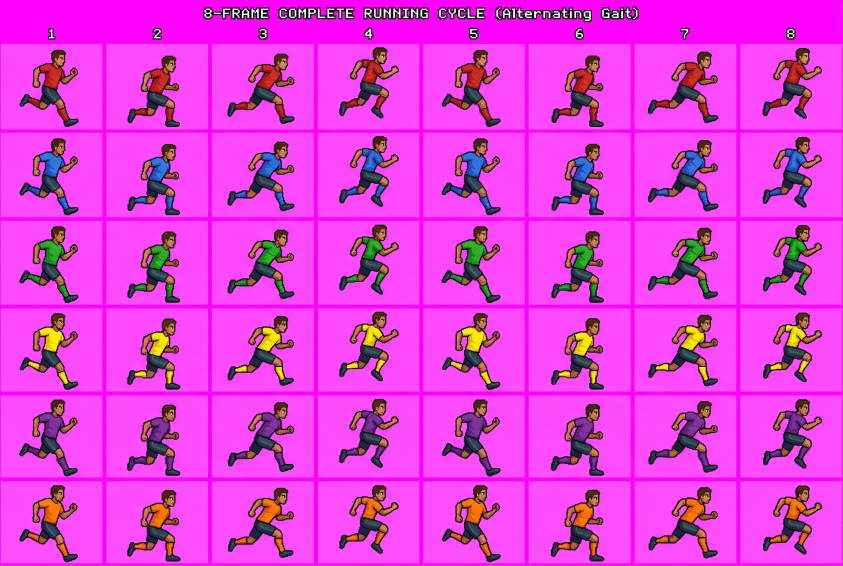
#> input picture src/images/reference/running-cycle-8frame-6variants.jpeg, 2528 x 1696 px (shown at 1/3 size)
$ python contact_sheet.py out.png ../../../../src/images/reference/running-cycle-8frame-6variants.jpeg ../../../../src/images/reference/running-cycle-8frame-6variants.jpeg
#> lines starting #> are read from the running program, lines starting #| are printed output that depends on the picture
#!/usr/bin/env python3
"""Build a labeled contact sheet for visual pose-bank review.

Usage:
  python3 contact_sheet.py <output.png> <image1.png> [image2.png ...]
  python3 contact_sheet.py <output.png> --dir <directory-of-pngs>

Four columns, filename labels; view the output with the vision tool to judge the
bank as one coherent alternating gait cycle (skill Step 4).
"""
from __future__ import annotations

import glob
import os
import sys

from PIL import Image, ImageDraw

COLS, W, H, BAR = 4, 352, 192, 18


def main() -> int:
    if len(sys.argv) < 3:
        print(__doc__)
        return 2
    out = sys.argv[1]
    if sys.argv[2] == "--dir":
        paths = sorted(glob.glob(os.path.join(sys.argv[3], "*.png")))
    else:
        paths = sys.argv[2:]
    if not paths:
        print("no input images")
        return 2
    rows = (len(paths) + COLS - 1) // COLS
    sheet = Image.new("RGB", (COLS * W, rows * (H + BAR)), "black")
#> sheet: PIL image 1408x210 RGB; every value is 0
    draw = ImageDraw.Draw(sheet)
    for i, p in enumerate(paths):
        im = Image.open(p).convert("RGB").resize((W, H))
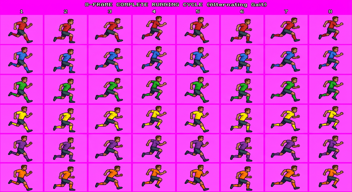
#> im: PIL image 352x192 RGB; mean R, G, B 223.9, 63.2, 217.9
        x, y = (i % COLS) * W, (i // COLS) * (H + BAR)
        sheet.paste(im, (x, y + BAR))
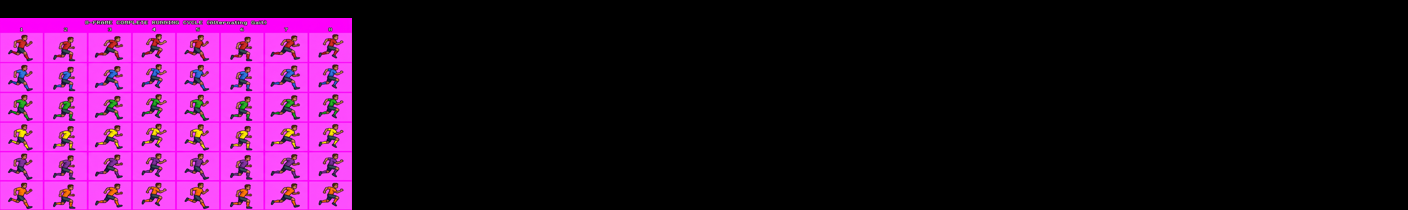
#> sheet: PIL image 1408x210 RGB; mean R, G, B 51.2, 14.5, 49.8
        draw.text((x + 4, y + 3), os.path.basename(p)[:46], fill="white")
    sheet.save(out)
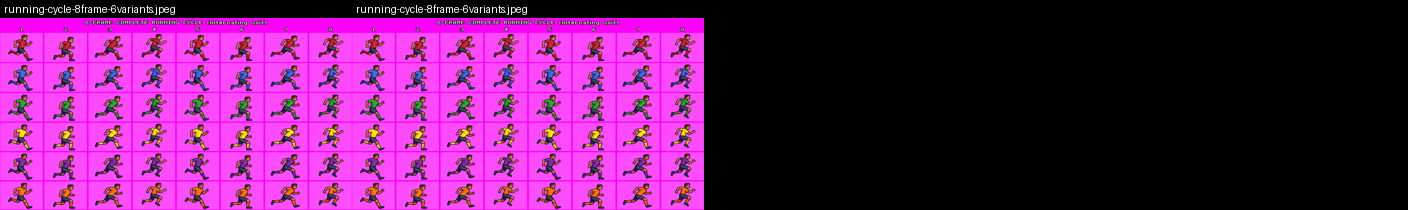
#> saved as out.png: PIL image 1408x210 RGB; mean R, G, B 103, 29.6, 100.3
    print(f"{out}: {len(paths)} images, {sheet.size[0]}x{sheet.size[1]}")
#| out.png: 2 images, 1408x210
    return 0


if __name__ == "__main__":
    sys.exit(main())
#> (the program exits here)
